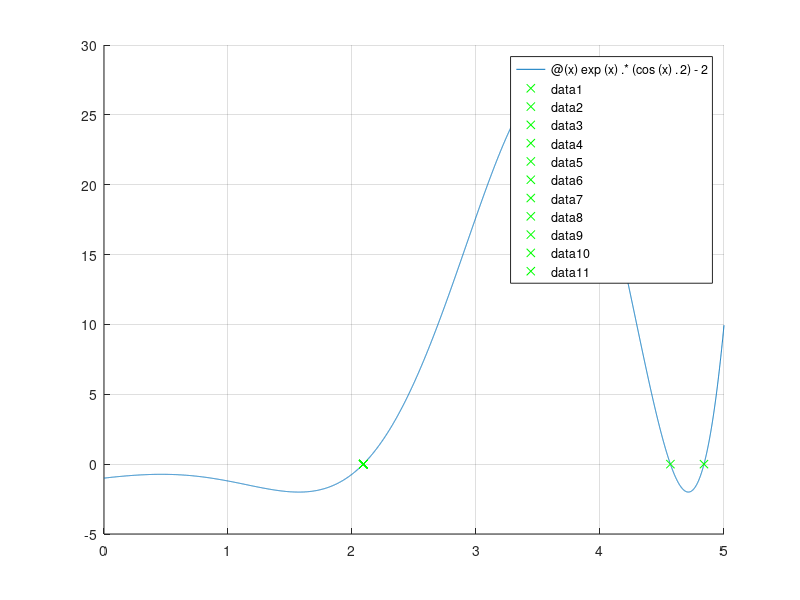

Write MATLAB code to recreate this figure.
%% Practical Problems 5 Question 4

% Function
func = @(x) exp(x).*(cos(x).^2) - 2;
x_interval = 0:0.5:5;

% Plot Graph
grid on
hold on
fplot(func, [0 5]);

% Find root using fzero
for i=1:length(x_interval)
    myRoot(i) = fzero(func, x_interval(i));
end

% Plot Root
plot(myRoot, 0, 'gx');